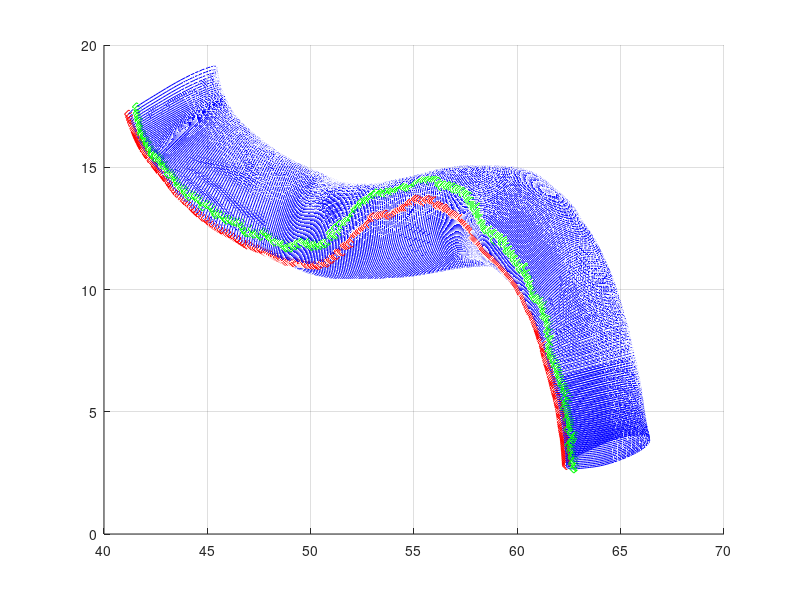
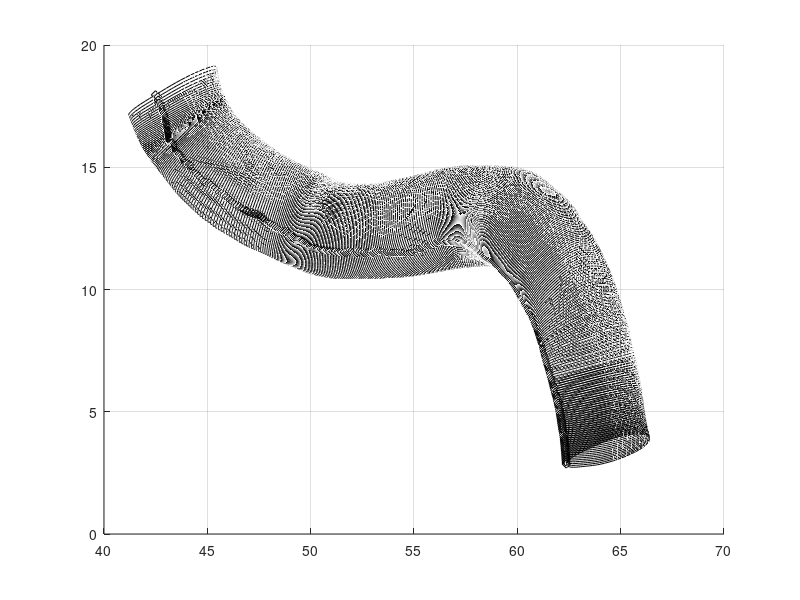

These figures' MATLAB source, in order: (Note: this script raises an error after producing the figures.)
clear all
close all
clc
addpath('C:\Users\Leo\Documents\MATLAB\Add-Ons\Collections\NURBS',...
'C:\Users\Leo\Documents\MATLAB\Add-Ons\Collections\nurbs_toolbox',...
'C:\Users\Leo\Documents\MATLAB\Add-Ons\Collections\My_Function');


load('coord_total.mat')
load('section_model_total.mat')
load('Tg_total.mat')
%% mettere tutto in senso di percorrenza orario
for i=1:numel(surf_point)
ss=surf_point{i};
vett1=surf_point{i}(1,:)-coordtg(i,:);
vett2=surf_point{i}(round(numel(ss)/3/4),:)-coordtg(i,:);
veri=[1;0;0]; verj=[0;1;0];  verk=[0;0;1];
prodvett=veri*det([vett1(2) vett1(3);vett2(2) vett2(3)])-...
         verj*det([vett1(1) vett1(3);vett2(1) vett2(3)])+...
         verk*det([vett1(1) vett1(2);vett2(1) vett2(2)]);
tg=tgsrf(i,:);
prodscal_best(i)=tg*prodvett;
if prodscal_best(i)<0  %inverti il senso antior con or
   for j=1:numel(ss)/3
       ssnew(j,:)=ss(end-j+1,:);
   end
   surf_point{i}=ssnew;
   clearvars ssnew
end

end
min(prodscal_best)
%%
for i=1:numel(surf_point)
ss=surf_point{i};
vett1=surf_point{i}(1,:)-coordtg(i,:);
vett2=surf_point{i}(20,:)-coordtg(i,:);
veri=[1;0;0]; verj=[0;1;0];  verk=[0;0;1];
prodvett=veri*det([vett1(2) vett1(3);vett2(2) vett2(3)])-...
         verj*det([vett1(1) vett1(3);vett2(1) vett2(3)])+...
         verk*det([vett1(1) vett1(2);vett2(1) vett2(2)]);
tg=tgsrf(i,:);
prodscal_best(i)=tg*prodvett;
% if prodscal<0  %inverti il senso antior con or
%    for j=1:numel(ss)/3
%        ssnew(j,:)=ss(end-j+1,:);
%    end
% end
end
min(prodscal_best)
%%
figure
hold on
grid on
for i=1:numel(surf_point)

plot3(surf_point{i}(:,1),surf_point{i}(:,2),surf_point{i}(:,3),'b',...
      surf_point{i}(1,1),surf_point{i}(1,2),surf_point{i}(1,3),'rd',...
      surf_point{i}(10,1),surf_point{i}(10,2),surf_point{i}(10,3),'gd')
end
%% oridane
figure
hold on
grid on
srfn{1}=surf_point{1};
for k=2:numel(surf_point)
    srf=surf_point{k};
    vett_prec=srfn{k-1}(1,:)-coordtg(k-1,:); vett_prec=vett_prec/norm(vett_prec);
    nel=numel(surf_point{k})/3;
    best=1;
    worst=1;
    prodscal_best=vett_prec*((surf_point{k}(1,:)-coordtg(k,:))'/norm((surf_point{k}(1,:)-coordtg(k,:))'));
    prodscal_worst=vett_prec*((surf_point{k}(1,:)-coordtg(k,:))'/norm((surf_point{k}(1,:)-coordtg(k,:))'));
    for j=2:nel-1
         guess=(surf_point{k}(j,:)-coordtg(k,:))/norm(surf_point{k}(j,:)-coordtg(k,:));
         prodscal_new=vett_prec*guess';
         if prodscal_new > prodscal_best
             best=j;
             prodscal_best=prodscal_new;
         end
         if prodscal_new < prodscal_worst
             worst=j;
             prodscal_worst=prodscal_new;
         end
    end
    clearvars xn yn zn
    xn=zeros(nel,1); yn=zeros(nel,1); zn=zeros(nel,1);
        xn(1:nel-best+1,1)=srf(best:end,1); yn(1:nel-best+1,1)=srf(best:end,2); zn(1:nel-best+1,1)=srf(best:end,3);
        xn(nel-best+2:end,1)=srf(2:best,1);  yn(nel-best+2:end,1)=srf(2:best,2); zn(nel-best+2:end,1)=srf(2:best,3);  

    srfn{k}=[xn yn zn];
    % plot3(srf(far,1),srf(far,2),srf(far,3),'rd',srf(far+10,1),srf(far+10,2),srf(far+10,3),'gd')
    plot3(xn,yn,zn,'k',xn(1),yn(1),zn(1),'kd')  %,srf(near,1),srf(near,2),srf(near,3),'bd'
end
%% get coons surface in nurbs structure
for i=1:numel(srfn)
    coons{i}=get_coons(srfn{i},4,2);
end
%%
k=1;
for i = 1:numel(srfn)
    surf_i = coons{i};
    volCoefs(:,:,:,k) = surf_i.coefs;
    k=k+1;
end
%% deg of volume 
d=3;
%% on U direction
n=numel(volCoefs(1,:,1,1));
U=zeros(1,n+d+1); % automatic node creation
U(end-d:end)=1;
mid=numel(U)-2*d-2;
for i=1:mid
    U(i+d+1)=1/(mid+1)*i;
end
%% on V direction
n=numel(volCoefs(1,1,:,1));
V=zeros(1,n+d+1); % automatic node creation
V(end-d:end)=1;
mid=numel(V)-2*d-2;
for i=1:mid
    V(i+d+1)=1/(mid+1)*i;
end
%% on W direction
n=numel(volCoefs(1,1,1,:));
W=zeros(1,n+d+1); % automatic node creation
W(end-d:end)=1;
mid=numel(W)-2*d-2;
for i=1:mid
    W(i+d+1)=1/(mid+1)*i;
end
%%
VOL = nrbmak(volCoefs,{U,V,W});
figure
nrbplot(VOL,[20 20 800]);
